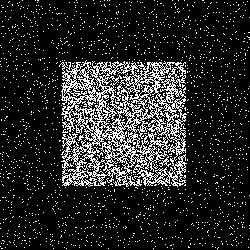
%> input picture images/LKTest1im1.pgm, 250 x 250 px, given in place of toys21.gif, which was not available
$ octave optical_flow.m   (GNU Octave 9; MATLAB toolbox functions it lacks are replaced by stand-ins)
%> lines starting %> are read from the running program, lines starting %| are printed output that depends on the picture; pictures that were not available may be replaced by others from this repository, and a replacement may not be noted
### loadImage.m
function [image1, image2] = loadImage(option, setNumber)
%> called with option = 2, setNumber = 2
switch option
    case 1
        if (setNumber == 1)
            path1 = 'images/LKTest1im1.pgm';
            path2 = 'images/LKTest1im2.pgm';
        elseif (setNumber == 2)
            path1 = 'images/LKTest2im1.pgm';
            path2 = 'images/LKTest2im2.pgm';
        elseif (setNumber == 3)
            path1 = 'images/LKTest3im1.pgm';
            path2 = 'images/LKTest3im2.pgm';
        else
            error("Error");
        end
    case 2
        if (setNumber == 1)
            path1 = 'images/toys1.gif';
            path2 = 'images/toys2.gif';
        elseif (setNumber == 2)
            path1 = 'images/toys21.gif';
            path2 = 'images/toys22.gif';
        else
            error("Error");
        end
    otherwise
        error("Error");
end
image1 = imread(path1);
%> image1 is the input picture: size 250x250 uint8; min 0, max 255, mean 40.5
image2 = imread(path2);
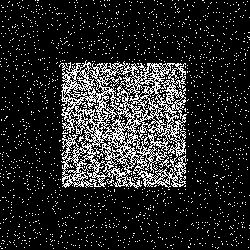
%> input picture images/LKTest1im2.pgm, 250 x 250 px, given in place of toys22.gif, which was not available
%> image2 is the input picture: size 250x250 uint8; min 0, max 255, mean 40.5

end


### optical_flow.m
% Parameters
clc;
clear;


% Image input selection
% option
% 1 = LKTest1im
% 2 = Toys
option = 2;

% [8 lines of commented-out code are left out]
setNumber = 2;

[inputImage1, inputImage2]=loadImage(option,setNumber);

for index = 1:3

    figure(4*index - 3)
    imshow(inputImage1);
    figure(4 * index - 2)
    imshow(inputImage2);


    filter_sigma = 1.4;
    Window_size = 5;
    W_sigma = 7;
    W_weights = fspecial('gaussian',Window_size^2,W_sigma);
    W = diag(diag(W_weights));
    k = 0.04;           % Value for Harris corner detector

    % Load images (Saved as grayscale so no conversion necessary)
    image1 = imgaussfilt(inputImage1,filter_sigma);
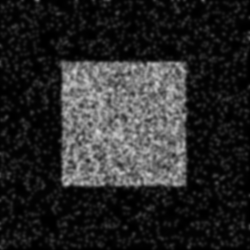
%> image1: size 250x250 uint8; min 0, max 214, mean 40.5
    image2 = imgaussfilt(inputImage2,filter_sigma);
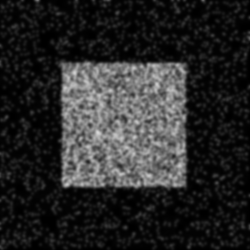
%> image2: size 250x250 uint8; min 0, max 214, mean 40.5; mean of the top-left, top-right, bottom-left and bottom-right quarters 41.9, 40.3, 40.8, 39.1
    image1_dim = size(image1);
%> image1_dim = [250 250]
    image2_dim = size(image2);
%> image2_dim = [250 250]
    if image1_dim ~= image2_dim     % Sanity check
        error("Input image dimentions are not the same. Aborting");
    end

    % Create result image
    of_image = zeros(image1_dim(1),image1_dim(2));
    angle = zeros(image1_dim(1),image1_dim(2));
    magnitude = zeros(image1_dim(1),image1_dim(2));

    % Gradient of image 2
%> (the run ends here)
